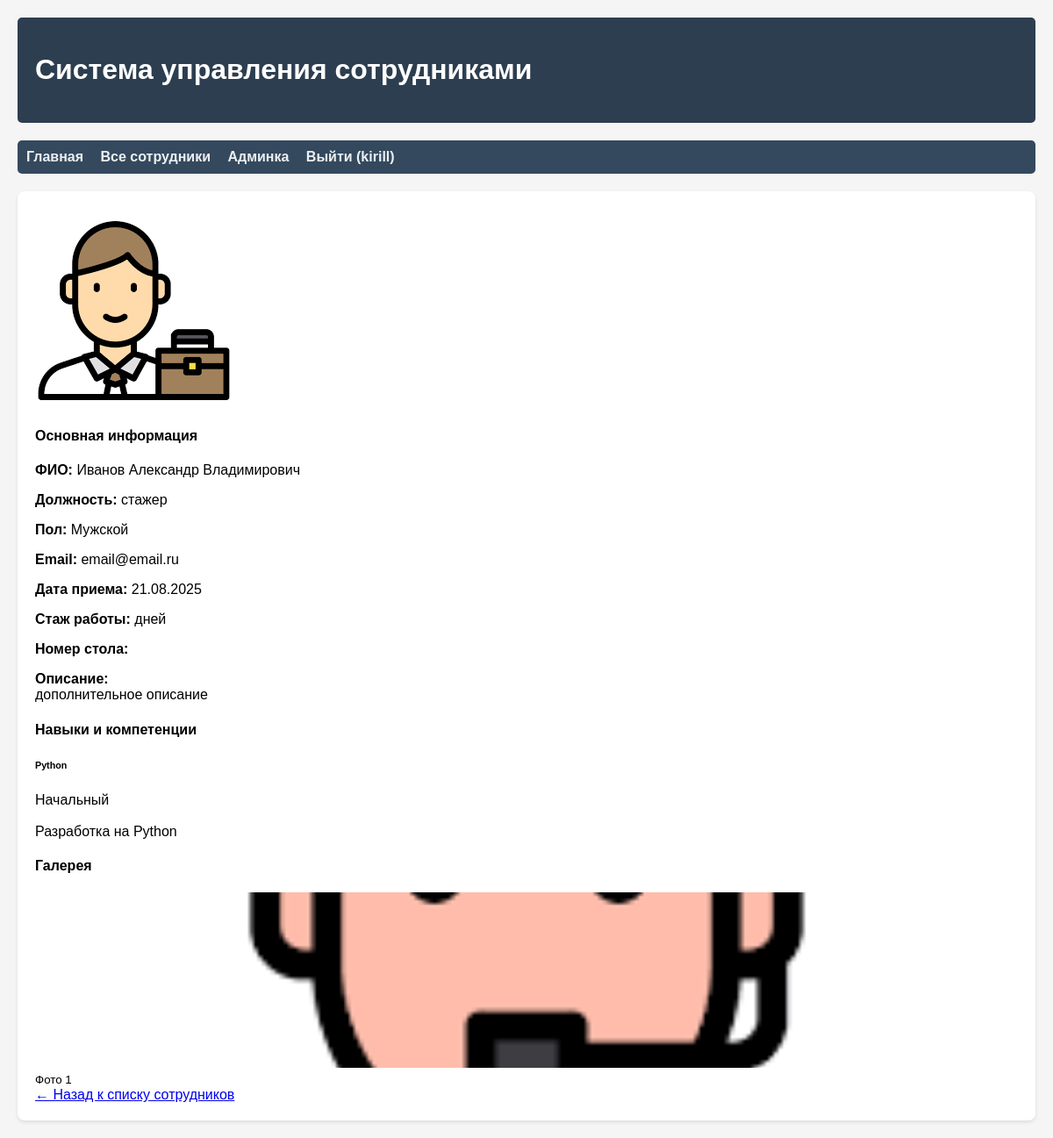
Before: /employees/1/ (signed in) with the older database file.
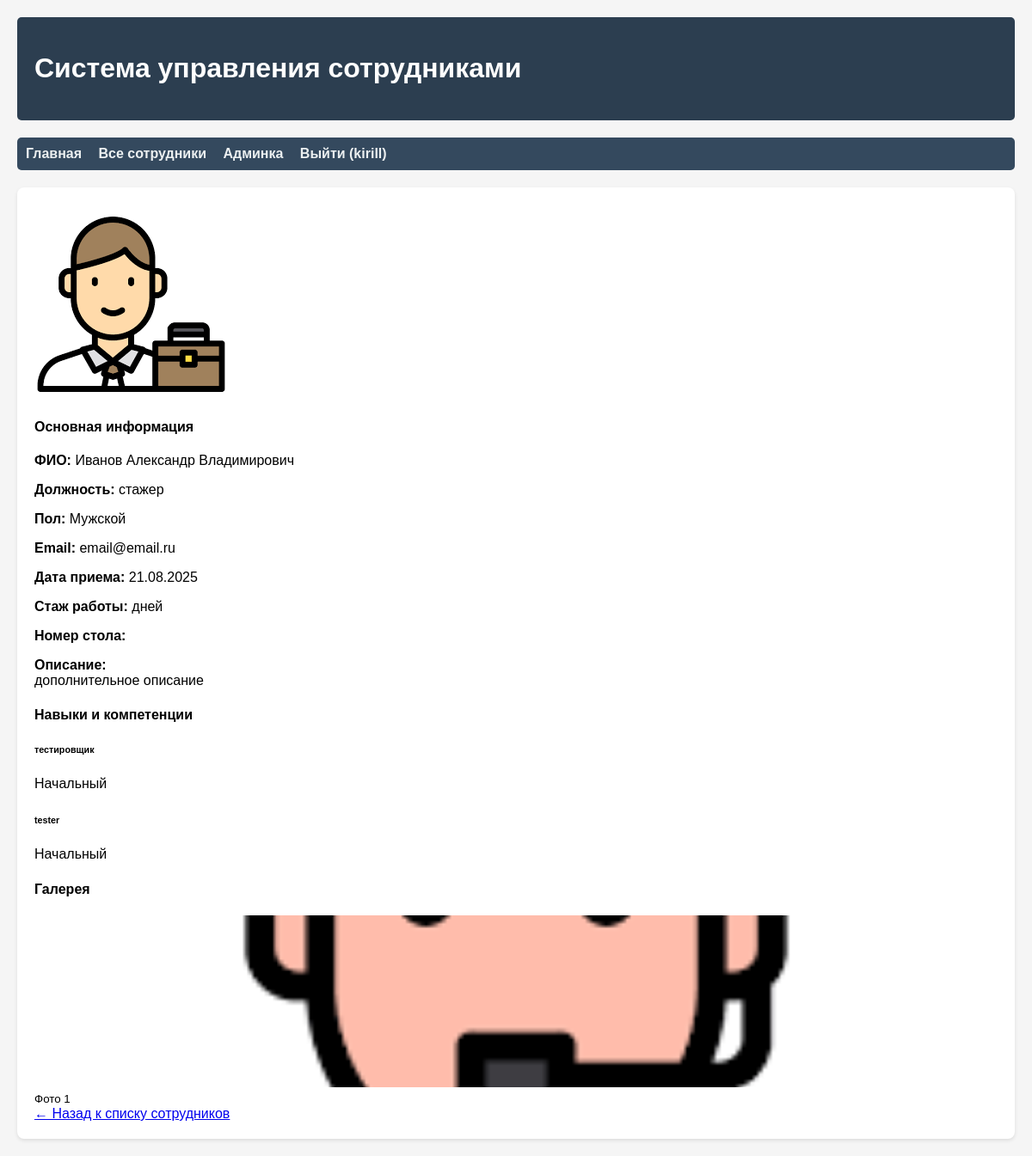
After: the same page with the newer database file.
### employees/models.py (models this page shows, shortened)
class EmployeeSkill(models.Model):
    LEVEL_CHOICES = [
        (1, 'Начальный'),
        (2, 'Средний'),
        (3, 'Продвинутый'),
        (4, 'Эксперт'),
    ]
    employee = models.ForeignKey(Employee, on_delete=models.CASCADE, verbose_name='Сотрудник')
    skill = models.ForeignKey(Skill, on_delete=models.CASCADE, verbose_name='Навык')
    level = models.IntegerField(choices=LEVEL_CHOICES, verbose_name='Уровень')
    class Meta:
        verbose_name = 'Навык сотрудника'
        verbose_name_plural = 'Навыки сотрудников'
        unique_together = ['employee', 'skill']

class Skill(models.Model):
    name = models.CharField(max_length=100, verbose_name='Навык')
    description = models.TextField(verbose_name='Описание навыка', blank=True)
    class Meta:
        verbose_name = 'Навык'
        verbose_name_plural = 'Навыки'

class EmployeeImage(models.Model):
    employee = models.ForeignKey(
        Employee,
        on_delete=models.CASCADE,
        related_name='images',
        verbose_name='Сотрудник'
    )
    image = models.ImageField(
        upload_to='employees/%Y/%m/%d/',
        verbose_name='Изображение'
    )
    order = models.PositiveIntegerField(
        default=0,
        verbose_name='Порядковый номер'
    )
    created_at = models.DateTimeField(auto_now_add=True, verbose_name='Дата создания')
    class Meta:
        verbose_name = 'Изображение сотрудника'
        verbose_name_plural = 'Изображения сотрудников'
        ordering = ['employee', 'order', 'created_at']

### employees/views.py (the view, shortened to what this page needs)
# urls.py: path('employees/<int:pk>/', EmployeeDetailView.as_view(), name='employee_detail'),
class EmployeeDetailView(DetailView):
    model = Employee
    template_name = 'employees/employee_detail.html'
    context_object_name = 'employee'
    def get_queryset(self):
        return Employee.objects.prefetch_related(
            Prefetch('images', queryset=EmployeeImage.objects.order_by('order')),
            Prefetch('employeeskill_set', queryset=EmployeeSkill.objects.select_related('skill'))
        ).all()
    def get_context_data(self, **kwargs):
        context = super().get_context_data(**kwargs)
        employee = context['employee']
        all_images = employee.images.all()
        first_image = all_images.first() if all_images.exists() else None
        gallery_images = all_images[1:] if all_images.count() > 1 else []
        context['first_image'] = first_image
        context['gallery_images'] = gallery_images
        return context

### employees/models.py (called while the page is built)
    def __str__(self):
        return f'{self.last_name} {self.first_name}'

### templates/employees/employee_detail.html (shortened to what the changed rows need)
{% extends 'base.html' %}
{% block content %}
<div class="row">
    <div class="col-md-8">
        <div class="card mb-4">
            <div class="card-body">
                {% if employee.employeeskill_set.all %}
                    <div class="row">
                        {% for employee_skill in employee.employeeskill_set.all %}
                        <div class="col-md-6 mb-3">
                            <div class="skill-item">
                                <h6 class="mb-1">{{ employee_skill.skill.name }}</h6>
                                <div class="progress mb-2" style="height: 20px;">
                                    <div class="progress-bar
                                        {% if employee_skill.level == 1 %}bg-info
                                        {% elif employee_skill.level == 2 %}bg-primary
                                        {% elif employee_skill.level == 3 %}bg-warning
                                        {% else %}bg-success{% endif %}"
                                        role="progressbar"
                                        style="width: {% widthratio employee_skill.level 1 25 %}%"
                                        aria-valuenow="{% widthratio employee_skill.level 1 25 %}"
                                        aria-valuemin="0"
                                        aria-valuemax="100">
                                        {{ employee_skill.get_level_display }}
                                    </div>
                                </div>
                                {% if employee_skill.skill.description %}
                                <p class="text-muted small mb-0">{{ employee_skill.skill.description }}</p>
                                {% endif %}
                            </div>
                        </div>
                        {% endfor %}
                    </div>
                {% else %}
                    <p class="text-muted">Навыки не указаны</p>
                {% endif %}
            </div>
        </div>
        {% if gallery_images %}
        <div class="card">
            <div class="card-body">
                <div class="row">
                    {% for image in gallery_images %}
                    <div class="col-md-4 col-sm-6 mb-3">
                        <div class="gallery-item">
                            <img src="{{ image.image.url }}" class="img-thumbnail" alt="Фото сотрудника {{ forloop.counter }}"
                                 style="width: 100%; height: 200px; object-fit: cover;">
                            <small class="text-muted d-block text-center mt-1">Фото {{ forloop.counter }}</small>
                        </div>
                    </div>
                    {% endfor %}
                </div>
            </div>
        </div>
        {% endif %}
    </div>
</div>
{% endblock %}

Changed rows visible on the page:
changed EmployeeSkill: skill.name "Python" → "тестировщик"; skill_id 1 → 2 (drawn); skill.description "Разработка на Python" → (not shown)
added EmployeeSkill: skill.name "tester", level "Начальный"
